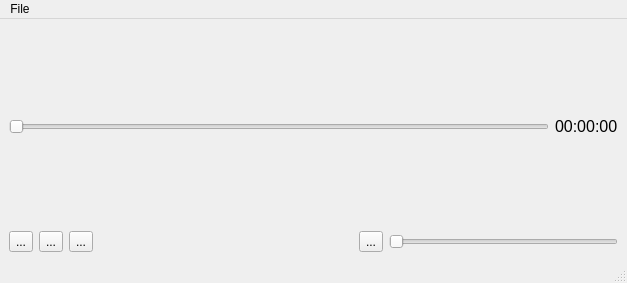
<?xml version="1.0" encoding="UTF-8"?>
<ui version="4.0">
 <class>MainWindow</class>
 <widget class="QMainWindow" name="MainWindow">
  <property name="geometry">
   <rect>
    <x>0</x>
    <y>0</y>
    <width>627</width>
    <height>283</height>
   </rect>
  </property>
  <property name="windowTitle">
   <string>MainWindow</string>
  </property>
  <widget class="QWidget" name="centralwidget">
   <layout class="QHBoxLayout" name="horizontalLayout_5">
    <item>
     <layout class="QVBoxLayout" name="verticalLayout">
      <item>
       <layout class="QHBoxLayout" name="horizontalLayout">
        <item>
         <widget class="QSlider" name="horizontalSliderPlay">
          <property name="orientation">
           <enum>Qt::Horizontal</enum>
          </property>
         </widget>
        </item>
        <item>
         <widget class="QLabel" name="labelTimer">
          <property name="font">
           <font>
            <pointsize>12</pointsize>
           </font>
          </property>
          <property name="text">
           <string>00:00:00</string>
          </property>
         </widget>
        </item>
       </layout>
      </item>
      <item>
       <layout class="QHBoxLayout" name="horizontalLayout_4">
        <item>
         <layout class="QHBoxLayout" name="horizontalLayout_3">
          <item>
           <widget class="QToolButton" name="playButton">
            <property name="text">
             <string>...</string>
            </property>
            <property name="iconSize">
             <size>
              <width>30</width>
              <height>30</height>
             </size>
            </property>
           </widget>
          </item>
          <item>
           <widget class="QToolButton" name="pauseButton">
            <property name="text">
             <string>...</string>
            </property>
            <property name="iconSize">
             <size>
              <width>30</width>
              <height>30</height>
             </size>
            </property>
           </widget>
          </item>
          <item>
           <widget class="QToolButton" name="stopButton">
            <property name="text">
             <string>...</string>
            </property>
            <property name="iconSize">
             <size>
              <width>30</width>
              <height>30</height>
             </size>
            </property>
           </widget>
          </item>
         </layout>
        </item>
        <item>
         <spacer name="horizontalSpacer">
          <property name="orientation">
           <enum>Qt::Horizontal</enum>
          </property>
          <property name="sizeHint" stdset="0">
           <size>
            <width>40</width>
            <height>20</height>
           </size>
          </property>
         </spacer>
        </item>
        <item>
         <layout class="QHBoxLayout" name="horizontalLayout_2">
          <item>
           <widget class="QToolButton" name="volumeButton">
            <property name="text">
             <string>...</string>
            </property>
            <property name="iconSize">
             <size>
              <width>30</width>
              <height>30</height>
             </size>
            </property>
           </widget>
          </item>
          <item>
           <widget class="QSlider" name="horizontalSlider_2">
            <property name="orientation">
             <enum>Qt::Horizontal</enum>
            </property>
           </widget>
          </item>
         </layout>
        </item>
       </layout>
      </item>
     </layout>
    </item>
   </layout>
  </widget>
  <widget class="QMenuBar" name="menubar">
   <property name="geometry">
    <rect>
     <x>0</x>
     <y>0</y>
     <width>627</width>
     <height>26</height>
    </rect>
   </property>
   <widget class="QMenu" name="menuFile">
    <property name="title">
     <string>File</string>
    </property>
    <addaction name="actionOpen"/>
   </widget>
   <addaction name="menuFile"/>
  </widget>
  <widget class="QStatusBar" name="statusbar"/>
  <action name="actionOpen">
   <property name="text">
    <string>Open</string>
   </property>
  </action>
 </widget>
 <resources/>
 <connections/>
</ui>
